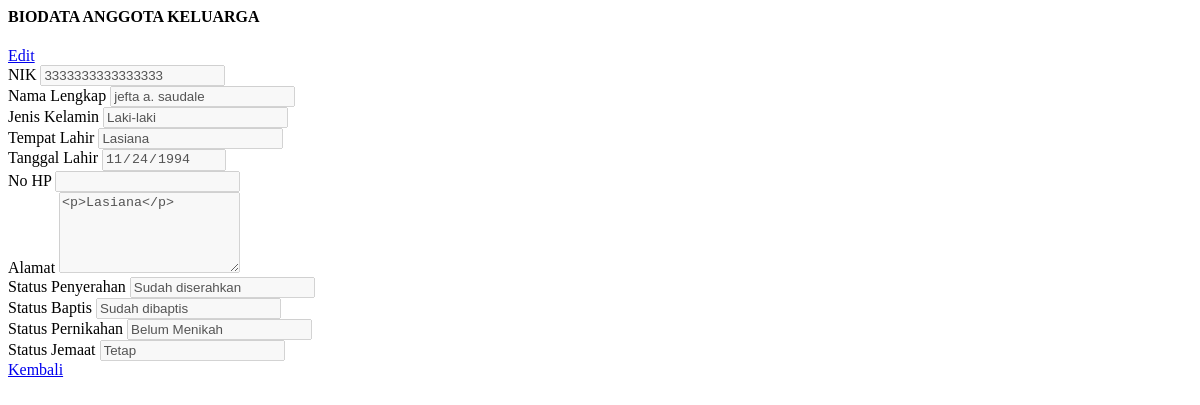
/dashboard/view_jemaat_ak.php?id_jemaat=3, run on the app's committed database.
### tables this page shows
CREATE TABLE `jemaat` (
  `id_jemaat` int(11) NOT NULL,
  `tanggal_pendaftaran` date DEFAULT NULL,
  `nik` varchar(16) DEFAULT NULL,
  `nama` varchar(50) NOT NULL,
  `tempat_lahir` varchar(20) NOT NULL,
  `tanggal_lahir` date NOT NULL,
  `no_hp` varchar(12) NOT NULL,
  `jenis_kelamin` enum('Laki-laki','Perempuan') NOT NULL,
  `alamat` text NOT NULL,
  `status_j` int(11) NOT NULL,
  `ket` varchar(10) NOT NULL,
  `username` varchar(20) NOT NULL,
  `password` varchar(20) NOT NULL,
  `baptis` int(11) NOT NULL,
  `penyerahan` int(11) NOT NULL,
  `pernikahan` int(11) NOT NULL
);

### dashboard/view_jemaat_ak.php (the view, shortened to what this page needs)
<?php
if (isset($_GET['id_jemaat'])) {
	$id_jemaat = $_GET['id_jemaat'];
	$tampil_nik = "SELECT * FROM jemaat WHERE id_jemaat=$id_jemaat";
	$query = mysqli_query($konek, $tampil_nik);
	$data = mysqli_fetch_array($query, MYSQLI_BOTH);
	$id_jemaat = $data['id_jemaat'];
	$nik = $data['nik'];
	$nama = $data['nama'];
	$tempat = $data['tempat_lahir'];
	$tanggal = $data['tanggal_lahir'];
	$jekel = $data['jenis_kelamin'];
    $alamat =$data['alamat'];
    $no_hp =$data['no_hp'];
    $ket =$data['ket'];
    $penyerahan =$data['penyerahan'];
    $baptis =$data['baptis'];
    $pernikahan =$data['pernikahan'];
	$tampil_kk = "SELECT * FROM kepala_keluarga k join jemaat j on k.id_jemaat = j.id_jemaat join anggota_keluarga a where k.id_jemaat=$id_jemaat or a.id_jemaat=$id_jemaat";
	$query = mysqli_query($konek, $tampil_kk);
	$data = mysqli_fetch_array($query, MYSQLI_BOTH);
	$id_kk = $data['id_kk'];
}
?>
<link href="css/sweetalert.css" rel="stylesheet" type="text/css">
<div class="page-inner">
	<div class="row">
		<div class="col-md-12">
			<form method="POST">
				<div class="card">
					<div class="card-header">
                    <div class="d-flex align-items-center">
                        <h4 class="card-title">BIODATA ANGGOTA KELUARGA</h4>
                        <a href="?halaman=ubah_jemaat_ak&id_jemaat=<?php echo $id_jemaat; ?>" class="btn btn-primary btn-round ml-auto">
                            Edit
                        </a>
                    </div>
					</div>
					<div class="card-body">
						<div class="row">
							<div class="col-md-6 col-lg-6">
								<div class="form-group">
									<label>NIK</label>
									<input disabled type="number" name="nik" class="form-control" placeholder="NIK Anda.." value="<?= $nik; ?>">
								</div>
								<div class="form-group">
									<label>Nama Lengkap</label>
									<input disabled type="text" name="nama" class="form-control" placeholder="Nama Lengkap Anda.." value="<?= $nama; ?>">
								</div>
								<div class="form-group">
									<label>Jenis Kelamin</label>
									<input disabled type="text" name="nama" class="form-control" placeholder="Nama Lengkap Anda.." value="<?= $jekel; ?>">
								</div>
								<div class="form-group">
									<label>Tempat Lahir</label>
									<input disabled type="text" name="tempat" class="form-control" value="<?= $tempat; ?>">
								</div>
								<div class="form-group">
									<label>Tanggal Lahir</label>
									<input disabled type="date" name="tgl" class="form-control" value="<?= $tanggal; ?>">
								</div>
								<div class="form-group">
									<label for="comment">No HP</label>
									<input disabled type="text" name="no_hp" class="form-control" value="<?= $no_hp; ?>">
								</div>
								<div class="form-group">
									<label for="comment">Alamat</label>
									<textarea disabled class="form-control" name="alamat" rows="5"><?= $alamat ?></textarea>
								</div>
							</div>
							<div class="col-md-6 col-lg-6">
								<div class="form-group">
									<label>Status Penyerahan</label>
                                    <?php if ($penyerahan == 0) {
                                        $penyerahan = "Belum diserahkan";
                                    }else {
                                        $penyerahan = "Sudah diserahkan";
                                    } ?>
									<input disabled type="text" name="no_hp" class="form-control" value="<?= $penyerahan; ?>">
								</div>
								<div class="form-group">
									<label>Status Baptis</label>
                                    <?php if ($baptis == 0) {
                                        $baptis = "Belum dibaptis";
                                    }else {
                                        $baptis = "Sudah dibaptis";
                                    } ?>
									<input disabled type="text" name="no_hp" class="form-control" value="<?= $baptis; ?>">
								</div>
								<div class="form-group">
									<label>Status Pernikahan</label>
                                    <?php if ($pernikahan == 0) {
                                        $pernikahan = "Belum Menikah";
                                    }else if ($pernikahan == 1) {
                                        $pernikahan = "Sudah Menikah";
                                    }else {
                                        $pernikahan = "Janda/Duda";
                                    } ?>
									<input disabled type="text" name="no_hp" class="form-control" value="<?= $pernikahan; ?>">
								</div>
								<div class="form-group">
									<label>Status Jemaat</label>
                                    <?php if ($ket == 0) {
                                        $ket = "Sementara";
                                    }else {
                                        $ket = "Tetap";
                                    } ?>
									<input disabled type="text" name="no_hp" class="form-control" value="<?= $ket; ?>">
								</div>
							</div>
						</div>
					</div>
					<div class="card-action">
						<a href="?halaman=tampil_anggota_keluarga&id_kk=<?php echo $id_kk; ?>" class="btn btn-default">Kembali</a>
					</div>
				</div>
		</div>
	</div>
</div>

### data on the page
jemaat: nik "3333333333333333", nama "jefta a. saudale", nama "Laki-laki", tempat "Lasiana", tgl "11/24/1994", alamat "<p>Lasiana</p>", no_hp "Sudah diserahkan", no_hp "Sudah dibaptis", no_hp "Belum Menikah", no_hp "Tetap"
